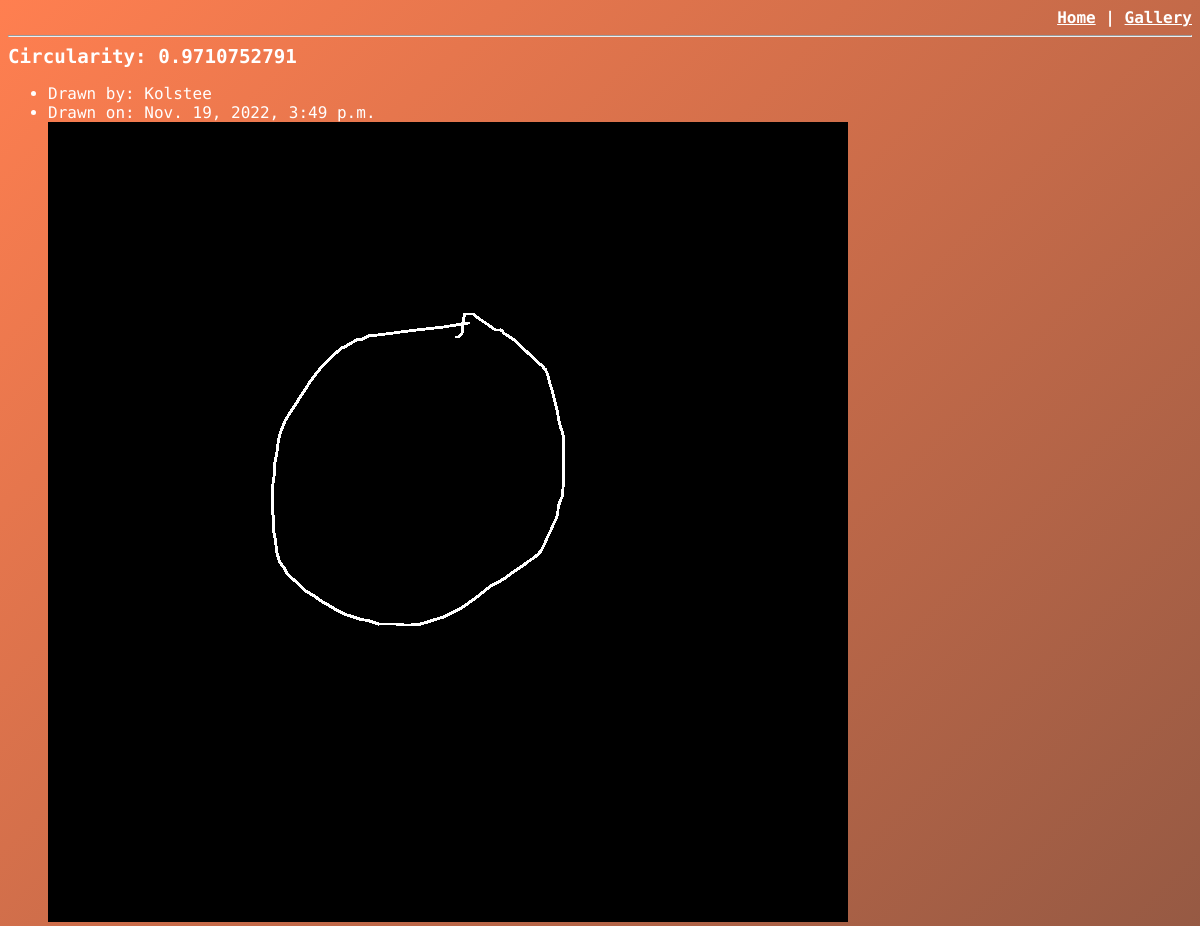
Screenshot of /index/96/ with the database file from the repository.
### circleScoreApp/models.py (models this page shows, shortened)
class Circle(models.Model):
    artist_name = models.CharField(max_length = 200)
    circularity = models.DecimalField(max_digits = 16, decimal_places=10)
    circle = models.ImageField(upload_to='circles/')
    draw_date = models.DateTimeField(auto_now_add = True)

### circleScoreApp/views.py (the view)
# urls.py: path('index/<int:circle_id>/', views.circle, name = 'circle'),
def circle(request, circle_id):
    try:
        circle = Circle.objects.get(pk = circle_id)
    except Circle.DoesNotExist:
        raise Http404("Circle does not exist")
    return render(request, 'circleScoreApp/circle.html', {'circle': circle})

### circleScoreApp/templates/circleScoreApp/circle.html
{% extends 'circleScoreApp/base_template.html' %}
{% load static %}
{% block content %}
<big><b>Circularity: {{ circle.circularity }}</b></big>
<ul>
    <li>Drawn by: {{ circle.artist_name }}</li>
    <li>Drawn on: {{ circle.draw_date }}</li>
    <img src = {{ circle.circle.url }}/>
</ul>
{% endblock %}

### circleScoreApp/static/circleScoreApp/style.css (style rules this page uses)
body { background: linear-gradient(-45deg, black, #383838, coral); background-size: 400% 400%; animation: gradient 15s ease infinite; height: 100vh; font-family: 'Fira Code', monospace; color: white; }

### rows the page displays
Circle: circularity "0.9710752791", artist_name "Kolstee", draw_date "Nov. 19, 2022, 3:49 p.m.", circle (picture)
